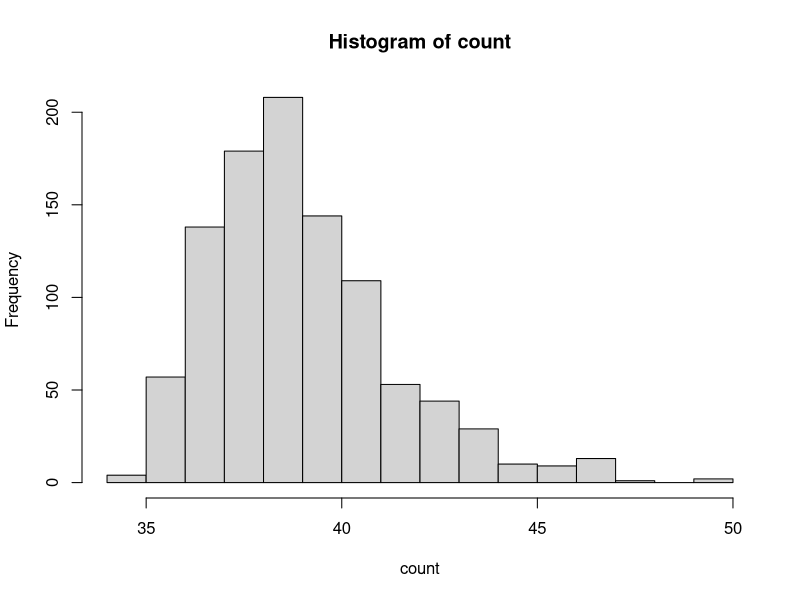

The R source for this figure:
## ---- chunk 1

#To calculate MLE of the parameter lambda in the zero truncated Poisson distribution
#input the data for the random variable
#rep(x,n) gives n times the r.v x has been repeated

sights  <-  c(rep(1,11),rep(2,13),rep(3,5),4,5,rep(7,2))

#get the size of the sample
n<-length(sights)
#define the log-likelihood function as follows
loglike<-function(lamda,sights){
  -n*log(exp(lamda)-1)+n*mean(sights)*log(lamda)
}
# Find maximum likelihood estimate(MLE) of lambda 
lambda_MLE <- optimize(loglike, c(0, 33), sights, maximum = TRUE)$maximum 
lambda_MLE
#estimating the total number of females using
#the Horvitz-Thompson estimator
N<-n/(1-exp(-lambda_MLE))
N


## ---- chunk 2
#Use parametric bootstrap to compute a confidence interval 
#of the total number of females (N)

nsim<-1000 #setting the number of simulation
#we will do simulation for computing the parameter lambda
lambdab<-numeric( nsim) #create a vector to store data

for (i in 1:nsim){
  
  sightsb <- sample (sights , n, replace =T)
  
  # Obtaining parameter estimates via bootstrap
  lambdab[i] <- optimize(loglike, c(0, 33), sightsb, maximum = TRUE)$maximum
  
}

# Using Horvitz-Thompson estimator to obtain total number of females
count <-n/(1-exp(-lambdab))
# Bootstrap estimate of total number of females(N) 
Nb<-mean(count)
Nb
hist(count)
# Calculating 95% confidence interval for N
quantile(count, probs = c(0.025, 0.975))


